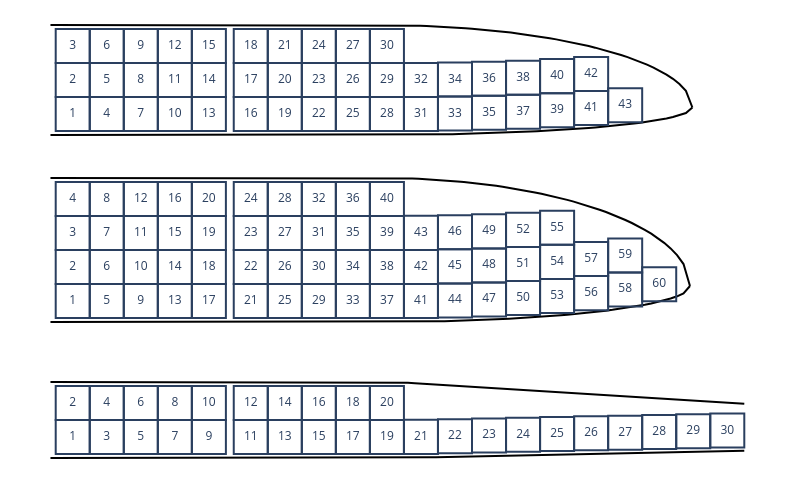

The notebook cell this image was saved under:
### Code cell
from plotly.subplots import make_subplots
fig = make_subplots(rows=3, cols=1, shared_xaxes=True, vertical_spacing=0.02)


SolarWing.straight_to_elliptical(19, 18, 3, section).plot(fig, row=1, col=1)
SolarWing.straight_to_elliptical(19, 18, 4, section).plot(fig, row=2, col=1)
SolarWing.double_taper(20, 20, 2, section).plot(fig, row=3, col=1)
fig.update_layout(template="plotly_white", height=500, width=800, showlegend=False, margin=dict(t=0, b=0, l=0, r=0))
fig.update_yaxes(visible=False)
fig.update_xaxes(visible=False)
fig.update_yaxes(scaleanchor="x", scaleratio=1)
